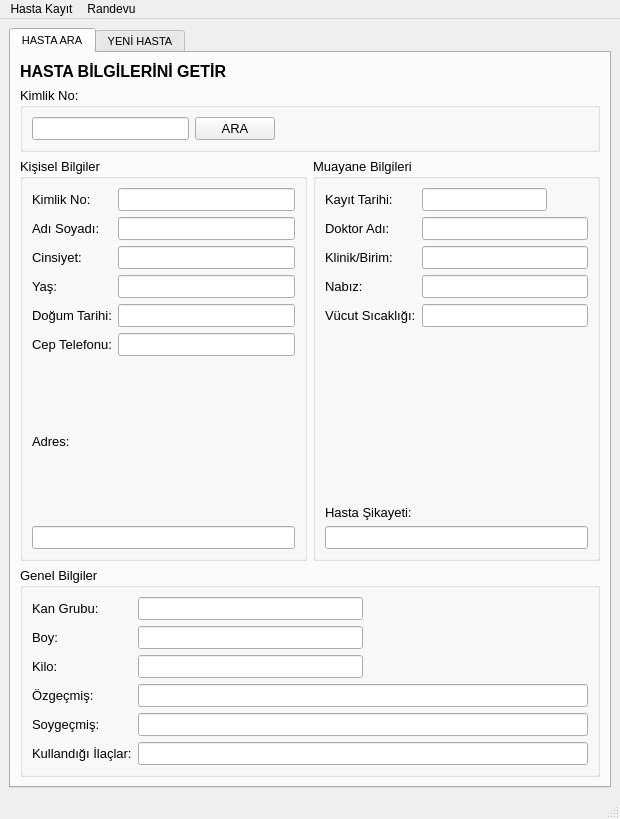
<?xml version="1.0" encoding="UTF-8"?>
<ui version="4.0">
 <class>MainWindowSecretary</class>
 <widget class="QMainWindow" name="MainWindowSecretary">
  <property name="geometry">
   <rect>
    <x>0</x>
    <y>0</y>
    <width>620</width>
    <height>819</height>
   </rect>
  </property>
  <property name="windowTitle">
   <string>Hasta Kayıt Sistemi - SEKRETER</string>
  </property>
  <widget class="QWidget" name="centralwidget">
   <layout class="QVBoxLayout" name="verticalLayout_31">
    <item>
     <widget class="QTabWidget" name="tabWidget">
      <property name="font">
       <font>
        <pointsize>8</pointsize>
       </font>
      </property>
      <property name="currentIndex">
       <number>0</number>
      </property>
      <property name="iconSize">
       <size>
        <width>20</width>
        <height>20</height>
       </size>
      </property>
      <property name="usesScrollButtons">
       <bool>false</bool>
      </property>
      <widget class="QWidget" name="tab_2">
       <attribute name="title">
        <string>HASTA ARA</string>
       </attribute>
       <layout class="QGridLayout" name="gridLayout_3">
        <item row="0" column="0">
         <layout class="QVBoxLayout" name="verticalLayout_30">
          <item>
           <layout class="QVBoxLayout" name="verticalLayout_11">
            <item>
             <widget class="QLabel" name="label_26">
              <property name="font">
               <font>
                <pointsize>12</pointsize>
                <weight>75</weight>
                <bold>true</bold>
               </font>
              </property>
              <property name="text">
               <string>HASTA BİLGİLERİNİ GETİR</string>
              </property>
             </widget>
            </item>
            <item>
             <widget class="QGroupBox" name="groupBox_4">
              <property name="font">
               <font>
                <pointsize>10</pointsize>
               </font>
              </property>
              <property name="title">
               <string>Kimlik No:</string>
              </property>
              <layout class="QHBoxLayout" name="horizontalLayout_12">
               <item>
                <widget class="QLineEdit" name="lineEdit_IDcheck">
                 <property name="inputMethodHints">
                  <set>Qt::ImhDigitsOnly</set>
                 </property>
                </widget>
               </item>
               <item>
                <widget class="QPushButton" name="pushButton_find">
                 <property name="text">
                  <string>ARA</string>
                 </property>
                </widget>
               </item>
               <item>
                <spacer name="horizontalSpacer_10">
                 <property name="orientation">
                  <enum>Qt::Horizontal</enum>
                 </property>
                 <property name="sizeHint" stdset="0">
                  <size>
                   <width>40</width>
                   <height>20</height>
                  </size>
                 </property>
                </spacer>
               </item>
               <item>
                <spacer name="horizontalSpacer_9">
                 <property name="orientation">
                  <enum>Qt::Horizontal</enum>
                 </property>
                 <property name="sizeHint" stdset="0">
                  <size>
                   <width>40</width>
                   <height>20</height>
                  </size>
                 </property>
                </spacer>
               </item>
              </layout>
             </widget>
            </item>
           </layout>
          </item>
          <item>
           <layout class="QVBoxLayout" name="verticalLayout_29">
            <item>
             <layout class="QHBoxLayout" name="horizontalLayout_21">
              <item>
               <widget class="QGroupBox" name="groupBox_6">
                <property name="font">
                 <font>
                  <pointsize>10</pointsize>
                 </font>
                </property>
                <property name="title">
                 <string>Kişisel Bilgiler</string>
                </property>
                <layout class="QVBoxLayout" name="verticalLayout_21">
                 <item>
                  <layout class="QVBoxLayout" name="verticalLayout_22">
                   <item>
                    <layout class="QHBoxLayout" name="horizontalLayout_14">
                     <item>
                      <layout class="QVBoxLayout" name="verticalLayout_23">
                       <item>
                        <widget class="QLabel" name="label_28">
                         <property name="text">
                          <string>Kimlik No:</string>
                         </property>
                        </widget>
                       </item>
                       <item>
                        <widget class="QLabel" name="label_29">
                         <property name="text">
                          <string>Adı Soyadı:</string>
                         </property>
                        </widget>
                       </item>
                       <item>
                        <widget class="QLabel" name="label_30">
                         <property name="text">
                          <string>Cinsiyet:</string>
                         </property>
                        </widget>
                       </item>
                       <item>
                        <widget class="QLabel" name="label_31">
                         <property name="text">
                          <string>Yaş:</string>
                         </property>
                        </widget>
                       </item>
                       <item>
                        <widget class="QLabel" name="label_32">
                         <property name="text">
                          <string>Doğum Tarihi:</string>
                         </property>
                        </widget>
                       </item>
                       <item>
                        <widget class="QLabel" name="label_33">
                         <property name="text">
                          <string>Cep Telefonu:</string>
                         </property>
                        </widget>
                       </item>
                      </layout>
                     </item>
                     <item>
                      <layout class="QVBoxLayout" name="verticalLayout_24">
                       <item>
                        <widget class="QLineEdit" name="lineEdit_ID_2"/>
                       </item>
                       <item>
                        <widget class="QLineEdit" name="lineEdit_Name_2"/>
                       </item>
                       <item>
                        <layout class="QHBoxLayout" name="horizontalLayout_15">
                         <item>
                          <widget class="QLineEdit" name="lineEdit_gender"/>
                         </item>
                        </layout>
                       </item>
                       <item>
                        <widget class="QLineEdit" name="lineEdit_Age_2"/>
                       </item>
                       <item>
                        <widget class="QLineEdit" name="lineEdit_birth_date"/>
                       </item>
                       <item>
                        <widget class="QLineEdit" name="lineEdit_phoneNumber_2"/>
                       </item>
                      </layout>
                     </item>
                    </layout>
                   </item>
                   <item>
                    <layout class="QVBoxLayout" name="verticalLayout_25">
                     <item>
                      <widget class="QLabel" name="label_34">
                       <property name="text">
                        <string>Adres:</string>
                       </property>
                      </widget>
                     </item>
                     <item>
                      <widget class="QLineEdit" name="lineEdit_Address_2"/>
                     </item>
                    </layout>
                   </item>
                  </layout>
                 </item>
                </layout>
               </widget>
              </item>
              <item>
               <widget class="QGroupBox" name="groupBox_5">
                <property name="font">
                 <font>
                  <pointsize>10</pointsize>
                 </font>
                </property>
                <property name="title">
                 <string>Muayane Bilgileri</string>
                </property>
                <layout class="QVBoxLayout" name="verticalLayout_16">
                 <item>
                  <layout class="QVBoxLayout" name="verticalLayout_17">
                   <item>
                    <layout class="QHBoxLayout" name="horizontalLayout_9">
                     <item>
                      <layout class="QVBoxLayout" name="verticalLayout_18">
                       <item>
                        <widget class="QLabel" name="label_20">
                         <property name="text">
                          <string>Kayıt Tarihi:</string>
                         </property>
                        </widget>
                       </item>
                       <item>
                        <widget class="QLabel" name="label_21">
                         <property name="text">
                          <string>Doktor Adı:</string>
                         </property>
                        </widget>
                       </item>
                       <item>
                        <widget class="QLabel" name="label_22">
                         <property name="text">
                          <string>Klinik/Birim:</string>
                         </property>
                        </widget>
                       </item>
                       <item>
                        <widget class="QLabel" name="label_23">
                         <property name="text">
                          <string>Nabız:</string>
                         </property>
                        </widget>
                       </item>
                       <item>
                        <widget class="QLabel" name="label_24">
                         <property name="text">
                          <string>Vücut Sıcaklığı:</string>
                         </property>
                        </widget>
                       </item>
                      </layout>
                     </item>
                     <item>
                      <layout class="QVBoxLayout" name="verticalLayout_19">
                       <item>
                        <layout class="QHBoxLayout" name="horizontalLayout_13">
                         <item>
                          <widget class="QLineEdit" name="lineEdit_record_date"/>
                         </item>
                         <item>
                          <spacer name="horizontalSpacer_8">
                           <property name="orientation">
                            <enum>Qt::Horizontal</enum>
                           </property>
                           <property name="sizeHint" stdset="0">
                            <size>
                             <width>21</width>
                             <height>17</height>
                            </size>
                           </property>
                          </spacer>
                         </item>
                        </layout>
                       </item>
                       <item>
                        <widget class="QLineEdit" name="lineEdit_clinic_2"/>
                       </item>
                       <item>
                        <widget class="QLineEdit" name="lineEdit_doctorName_2"/>
                       </item>
                       <item>
                        <widget class="QLineEdit" name="lineEdit_pulse_2"/>
                       </item>
                       <item>
                        <widget class="QLineEdit" name="lineEdit_Body_Temperature_2"/>
                       </item>
                      </layout>
                     </item>
                    </layout>
                   </item>
                   <item>
                    <spacer name="verticalSpacer_2">
                     <property name="orientation">
                      <enum>Qt::Vertical</enum>
                     </property>
                     <property name="sizeHint" stdset="0">
                      <size>
                       <width>20</width>
                       <height>13</height>
                      </size>
                     </property>
                    </spacer>
                   </item>
                   <item>
                    <layout class="QVBoxLayout" name="verticalLayout_20">
                     <item>
                      <widget class="QLabel" name="label_27">
                       <property name="text">
                        <string>Hasta Şikayeti:</string>
                       </property>
                      </widget>
                     </item>
                     <item>
                      <widget class="QLineEdit" name="lineEdit_complaint_2"/>
                     </item>
                    </layout>
                   </item>
                  </layout>
                 </item>
                </layout>
               </widget>
              </item>
             </layout>
            </item>
            <item>
             <widget class="QGroupBox" name="groupBox_7">
              <property name="font">
               <font>
                <pointsize>10</pointsize>
               </font>
              </property>
              <property name="title">
               <string>Genel Bilgiler</string>
              </property>
              <layout class="QVBoxLayout" name="verticalLayout_26">
               <item>
                <layout class="QHBoxLayout" name="horizontalLayout_16">
                 <item>
                  <layout class="QVBoxLayout" name="verticalLayout_27">
                   <item>
                    <widget class="QLabel" name="label_35">
                     <property name="text">
                      <string>Kan Grubu:</string>
                     </property>
                    </widget>
                   </item>
                   <item>
                    <widget class="QLabel" name="label_36">
                     <property name="text">
                      <string>Boy:</string>
                     </property>
                    </widget>
                   </item>
                   <item>
                    <widget class="QLabel" name="label_37">
                     <property name="text">
                      <string>Kilo:</string>
                     </property>
                    </widget>
                   </item>
                   <item>
                    <widget class="QLabel" name="label_38">
                     <property name="text">
                      <string>Özgeçmiş:</string>
                     </property>
                    </widget>
                   </item>
                   <item>
                    <widget class="QLabel" name="label_39">
                     <property name="text">
                      <string>Soygeçmiş:</string>
                     </property>
                    </widget>
                   </item>
                   <item>
                    <widget class="QLabel" name="label_40">
                     <property name="text">
                      <string>Kullandığı İlaçlar:</string>
                     </property>
                    </widget>
                   </item>
                  </layout>
                 </item>
                 <item>
                  <layout class="QVBoxLayout" name="verticalLayout_28">
                   <item>
                    <layout class="QHBoxLayout" name="horizontalLayout_17">
                     <item>
                      <widget class="QLineEdit" name="lineEdit_blood_group_2"/>
                     </item>
                     <item>
                      <spacer name="horizontalSpacer_4">
                       <property name="orientation">
                        <enum>Qt::Horizontal</enum>
                       </property>
                       <property name="sizeHint" stdset="0">
                        <size>
                         <width>40</width>
                         <height>20</height>
                        </size>
                       </property>
                      </spacer>
                     </item>
                    </layout>
                   </item>
                   <item>
                    <layout class="QHBoxLayout" name="horizontalLayout_18">
                     <item>
                      <widget class="QLineEdit" name="lineEdit_height_2"/>
                     </item>
                     <item>
                      <spacer name="horizontalSpacer_5">
                       <property name="orientation">
                        <enum>Qt::Horizontal</enum>
                       </property>
                       <property name="sizeHint" stdset="0">
                        <size>
                         <width>40</width>
                         <height>20</height>
                        </size>
                       </property>
                      </spacer>
                     </item>
                    </layout>
                   </item>
                   <item>
                    <layout class="QHBoxLayout" name="horizontalLayout_19">
                     <item>
                      <widget class="QLineEdit" name="lineEdit_weight_2"/>
                     </item>
                     <item>
                      <spacer name="horizontalSpacer_6">
                       <property name="orientation">
                        <enum>Qt::Horizontal</enum>
                       </property>
                       <property name="sizeHint" stdset="0">
                        <size>
                         <width>40</width>
                         <height>20</height>
                        </size>
                       </property>
                      </spacer>
                     </item>
                    </layout>
                   </item>
                   <item>
                    <widget class="QLineEdit" name="lineEdit_personelHistory_2"/>
                   </item>
                   <item>
                    <widget class="QLineEdit" name="lineEdit_familyHistory_2"/>
                   </item>
                   <item>
                    <widget class="QLineEdit" name="lineEdit_meds_2"/>
                   </item>
                  </layout>
                 </item>
                </layout>
               </item>
              </layout>
             </widget>
            </item>
           </layout>
          </item>
         </layout>
        </item>
       </layout>
      </widget>
      <widget class="QWidget" name="tab">
       <attribute name="title">
        <string>YENİ HASTA</string>
       </attribute>
       <layout class="QVBoxLayout" name="verticalLayout_10">
        <item>
         <layout class="QGridLayout" name="gridLayout_2">
          <item row="1" column="0">
           <layout class="QHBoxLayout" name="horizontalLayout_11">
            <item>
             <spacer name="horizontalSpacer_11">
              <property name="orientation">
               <enum>Qt::Horizontal</enum>
              </property>
              <property name="sizeHint" stdset="0">
               <size>
                <width>448</width>
                <height>20</height>
               </size>
              </property>
             </spacer>
            </item>
            <item>
             <layout class="QHBoxLayout" name="horizontalLayout_10">
              <item>
               <widget class="QPushButton" name="pushButton_cancel">
                <property name="text">
                 <string>İPTAL</string>
                </property>
               </widget>
              </item>
              <item>
               <widget class="QPushButton" name="pushButton_save">
                <property name="text">
                 <string>KAYDET</string>
                </property>
               </widget>
              </item>
             </layout>
            </item>
           </layout>
          </item>
          <item row="0" column="0">
           <layout class="QGridLayout" name="gridLayout">
            <item row="0" column="0" colspan="2">
             <widget class="QLabel" name="label_25">
              <property name="font">
               <font>
                <pointsize>12</pointsize>
                <weight>75</weight>
                <bold>true</bold>
               </font>
              </property>
              <property name="text">
               <string>YENİ HASTA KAYDI</string>
              </property>
             </widget>
            </item>
            <item row="2" column="0" colspan="2">
             <widget class="QGroupBox" name="groupBox_2">
              <property name="font">
               <font>
                <pointsize>10</pointsize>
               </font>
              </property>
              <property name="title">
               <string>Genel Bilgiler</string>
              </property>
              <layout class="QVBoxLayout" name="verticalLayout_15">
               <item>
                <layout class="QHBoxLayout" name="horizontalLayout_6">
                 <item>
                  <layout class="QVBoxLayout" name="verticalLayout_5">
                   <item>
                    <widget class="QLabel" name="label_8">
                     <property name="text">
                      <string>Kan Grubu:</string>
                     </property>
                    </widget>
                   </item>
                   <item>
                    <widget class="QLabel" name="label_9">
                     <property name="text">
                      <string>Boy:</string>
                     </property>
                    </widget>
                   </item>
                   <item>
                    <widget class="QLabel" name="label_10">
                     <property name="text">
                      <string>Kilo:</string>
                     </property>
                    </widget>
                   </item>
                   <item>
                    <widget class="QLabel" name="label_12">
                     <property name="text">
                      <string>Özgeçmiş:</string>
                     </property>
                    </widget>
                   </item>
                   <item>
                    <widget class="QLabel" name="label_13">
                     <property name="text">
                      <string>Soygeçmiş:</string>
                     </property>
                    </widget>
                   </item>
                   <item>
                    <widget class="QLabel" name="label_19">
                     <property name="text">
                      <string>Kullandığı İlaçlar:</string>
                     </property>
                    </widget>
                   </item>
                  </layout>
                 </item>
                 <item>
                  <layout class="QVBoxLayout" name="verticalLayout_6">
                   <item>
                    <layout class="QHBoxLayout" name="horizontalLayout_3">
                     <item>
                      <widget class="QLineEdit" name="lineEdit_blood_group"/>
                     </item>
                     <item>
                      <spacer name="horizontalSpacer">
                       <property name="orientation">
                        <enum>Qt::Horizontal</enum>
                       </property>
                       <property name="sizeHint" stdset="0">
                        <size>
                         <width>40</width>
                         <height>20</height>
                        </size>
                       </property>
                      </spacer>
                     </item>
                    </layout>
                   </item>
                   <item>
                    <layout class="QHBoxLayout" name="horizontalLayout_4">
                     <item>
                      <widget class="QLineEdit" name="lineEdit_height"/>
                     </item>
                     <item>
                      <spacer name="horizontalSpacer_2">
                       <property name="orientation">
                        <enum>Qt::Horizontal</enum>
                       </property>
                       <property name="sizeHint" stdset="0">
                        <size>
                         <width>40</width>
                         <height>20</height>
                        </size>
                       </property>
                      </spacer>
                     </item>
                    </layout>
                   </item>
                   <item>
                    <layout class="QHBoxLayout" name="horizontalLayout_5">
                     <item>
                      <widget class="QLineEdit" name="lineEdit_weight"/>
                     </item>
                     <item>
                      <spacer name="horizontalSpacer_3">
                       <property name="orientation">
                        <enum>Qt::Horizontal</enum>
                       </property>
                       <property name="sizeHint" stdset="0">
                        <size>
                         <width>40</width>
                         <height>20</height>
                        </size>
                       </property>
                      </spacer>
                     </item>
                    </layout>
                   </item>
                   <item>
                    <widget class="QLineEdit" name="lineEdit_personelHistory"/>
                   </item>
                   <item>
                    <widget class="QLineEdit" name="lineEdit_familyHistory"/>
                   </item>
                   <item>
                    <widget class="QLineEdit" name="lineEdit_meds"/>
                   </item>
                  </layout>
                 </item>
                </layout>
               </item>
              </layout>
             </widget>
            </item>
            <item row="1" column="1">
             <widget class="QGroupBox" name="groupBox_3">
              <property name="font">
               <font>
                <pointsize>10</pointsize>
               </font>
              </property>
              <property name="title">
               <string>Muayane Bilgileri</string>
              </property>
              <layout class="QVBoxLayout" name="verticalLayout_13">
               <item>
                <layout class="QVBoxLayout" name="verticalLayout_12">
                 <item>
                  <layout class="QHBoxLayout" name="horizontalLayout_7">
                   <item>
                    <layout class="QVBoxLayout" name="verticalLayout_8">
                     <item>
                      <widget class="QLabel" name="label_14">
                       <property name="text">
                        <string>Kayıt Tarihi:</string>
                       </property>
                      </widget>
                     </item>
                     <item>
                      <widget class="QLabel" name="label_15">
                       <property name="text">
                        <string>Doktor Adı:</string>
                       </property>
                      </widget>
                     </item>
                     <item>
                      <widget class="QLabel" name="label_16">
                       <property name="text">
                        <string>Klinik/Birim:</string>
                       </property>
                      </widget>
                     </item>
                     <item>
                      <widget class="QLabel" name="label_17">
                       <property name="text">
                        <string>Nabız:</string>
                       </property>
                      </widget>
                     </item>
                     <item>
                      <widget class="QLabel" name="label_18">
                       <property name="text">
                        <string>Vücut Sıcaklığı:</string>
                       </property>
                      </widget>
                     </item>
                    </layout>
                   </item>
                   <item>
                    <layout class="QVBoxLayout" name="verticalLayout_9">
                     <item>
                      <layout class="QHBoxLayout" name="horizontalLayout_8">
                       <item>
                        <widget class="QDateEdit" name="dateEdit_recordDate"/>
                       </item>
                       <item>
                        <spacer name="horizontalSpacer_7">
                         <property name="orientation">
                          <enum>Qt::Horizontal</enum>
                         </property>
                         <property name="sizeHint" stdset="0">
                          <size>
                           <width>21</width>
                           <height>17</height>
                          </size>
                         </property>
                        </spacer>
                       </item>
                      </layout>
                     </item>
                     <item>
                      <widget class="QLineEdit" name="lineEdit_clinic"/>
                     </item>
                     <item>
                      <widget class="QLineEdit" name="lineEdit_doctorName"/>
                     </item>
                     <item>
                      <widget class="QLineEdit" name="lineEdit_pulse"/>
                     </item>
                     <item>
                      <widget class="QLineEdit" name="lineEdit_Body_Temperature"/>
                     </item>
                    </layout>
                   </item>
                  </layout>
                 </item>
                 <item>
                  <spacer name="verticalSpacer">
                   <property name="orientation">
                    <enum>Qt::Vertical</enum>
                   </property>
                   <property name="sizeHint" stdset="0">
                    <size>
                     <width>20</width>
                     <height>13</height>
                    </size>
                   </property>
                  </spacer>
                 </item>
                 <item>
                  <layout class="QVBoxLayout" name="verticalLayout_7">
                   <item>
                    <widget class="QLabel" name="label_11">
                     <property name="text">
                      <string>Hasta Şikayeti:</string>
                     </property>
                    </widget>
                   </item>
                   <item>
                    <widget class="QLineEdit" name="lineEdit_complaint"/>
                   </item>
                  </layout>
                 </item>
                </layout>
               </item>
              </layout>
             </widget>
            </item>
            <item row="1" column="0">
             <widget class="QGroupBox" name="groupBox">
              <property name="font">
               <font>
                <pointsize>10</pointsize>
               </font>
              </property>
              <property name="title">
               <string>Kişisel Bilgiler</string>
              </property>
              <layout class="QVBoxLayout" name="verticalLayout_14">
               <item>
                <layout class="QVBoxLayout" name="verticalLayout_4">
                 <item>
                  <layout class="QHBoxLayout" name="horizontalLayout_2">
                   <item>
                    <layout class="QVBoxLayout" name="verticalLayout">
                     <item>
                      <widget class="QLabel" name="label_4">
                       <property name="text">
                        <string>Kimlik No:</string>
                       </property>
                      </widget>
                     </item>
                     <item>
                      <widget class="QLabel" name="label">
                       <property name="text">
                        <string>Adı Soyadı:</string>
                       </property>
                      </widget>
                     </item>
                     <item>
                      <widget class="QLabel" name="label_2">
                       <property name="text">
                        <string>Cinsiyet:</string>
                       </property>
                      </widget>
                     </item>
                     <item>
                      <widget class="QLabel" name="label_5">
                       <property name="text">
                        <string>Yaş:</string>
                       </property>
                      </widget>
                     </item>
                     <item>
                      <widget class="QLabel" name="label_3">
                       <property name="text">
                        <string>Doğum Tarihi:</string>
                       </property>
                      </widget>
                     </item>
                     <item>
                      <widget class="QLabel" name="label_7">
                       <property name="text">
                        <string>Cep Telefonu:</string>
                       </property>
                      </widget>
                     </item>
                    </layout>
                   </item>
                   <item>
                    <layout class="QVBoxLayout" name="verticalLayout_2">
                     <item>
                      <widget class="QLineEdit" name="lineEdit_ID"/>
                     </item>
                     <item>
                      <widget class="QLineEdit" name="lineEdit_Name"/>
                     </item>
                     <item>
                      <layout class="QHBoxLayout" name="horizontalLayout">
                       <item>
                        <widget class="QRadioButton" name="radioButton_GenderMale">
                         <property name="text">
                          <string>Erkek</string>
                         </property>
                        </widget>
                       </item>
                       <item>
                        <widget class="QRadioButton" name="radioButton_GenderFemale">
                         <property name="text">
                          <string>Kadın</string>
                         </property>
                        </widget>
                       </item>
                      </layout>
                     </item>
                     <item>
                      <widget class="QLineEdit" name="lineEdit_Age"/>
                     </item>
                     <item>
                      <widget class="QDateEdit" name="dateEdit_birth_day"/>
                     </item>
                     <item>
                      <widget class="QLineEdit" name="lineEdit_phoneNumber"/>
                     </item>
                    </layout>
                   </item>
                  </layout>
                 </item>
                 <item>
                  <layout class="QVBoxLayout" name="verticalLayout_3">
                   <item>
                    <widget class="QLabel" name="label_6">
                     <property name="text">
                      <string>Adres:</string>
                     </property>
                    </widget>
                   </item>
                   <item>
                    <widget class="QLineEdit" name="lineEdit_Address"/>
                   </item>
                  </layout>
                 </item>
                </layout>
               </item>
              </layout>
             </widget>
            </item>
           </layout>
          </item>
         </layout>
        </item>
       </layout>
      </widget>
     </widget>
    </item>
   </layout>
  </widget>
  <widget class="QMenuBar" name="menubar">
   <property name="geometry">
    <rect>
     <x>0</x>
     <y>0</y>
     <width>620</width>
     <height>26</height>
    </rect>
   </property>
   <widget class="QMenu" name="menuHasta_Kay_t">
    <property name="title">
     <string>Hasta Kayıt</string>
    </property>
    <addaction name="actionNewPatient"/>
    <addaction name="actionFind_Patient"/>
   </widget>
   <widget class="QMenu" name="menuRandevu">
    <property name="title">
     <string>Randevu</string>
    </property>
    <addaction name="actionRandevu_Olu_tur"/>
    <addaction name="actionRandevu_G_r_nt_le"/>
   </widget>
   <addaction name="menuHasta_Kay_t"/>
   <addaction name="menuRandevu"/>
  </widget>
  <widget class="QStatusBar" name="statusbar"/>
  <action name="actionNewPatient">
   <property name="text">
    <string>Yeni Kayıt</string>
   </property>
  </action>
  <action name="actionFind_Patient">
   <property name="text">
    <string>Hasta Ara</string>
   </property>
  </action>
  <action name="actionRandevu_Olu_tur">
   <property name="text">
    <string>Randevu Oluştur</string>
   </property>
  </action>
  <action name="actionRandevu_G_r_nt_le">
   <property name="text">
    <string>Randevu Görüntüle</string>
   </property>
  </action>
 </widget>
 <resources/>
 <connections/>
</ui>
